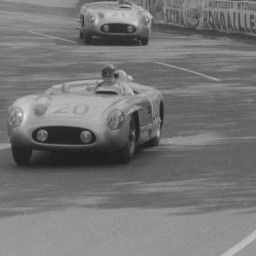
%> input picture visao_computacional/tp1/ferrari.jpg, 256 x 256 px
$ octave main_desfocamento.m   (GNU Octave 9; MATLAB toolbox functions it lacks are replaced by stand-ins)
%> lines starting %> are read from the running program, lines starting %| are printed output that depends on the picture; in (x1, y1, x2, y2) boxes, pixels count from 0 and x2, y2 are one past the last pixel; in counts of white or black regions, pixels touching at a corner belong together; the program's own positions count from 1
%> further down, originalImage is the input picture: size 256x256 uint8; min 20, max 240, mean 117.4
### visao_computacional/tp1/padimage.m
function Ipad = padimage( I, p )
%> called with p = 31
[h, w] = size(I);
%> h = 256; w = 256

%Pad edges
Ipad = zeros(h+2*p, w+2*p);

%para fazer pad com cor preta
%sz = size(I);
%Ipad = zeros([sz(1:2)+2*p size(I,3)], class(I));
%Ipad((1:sz(1))+p, (1:sz(2))+p, :) = I;
%----------------------------------------------------

%Meio
Ipad(p+1:p+h, p+1:p+w) = I;
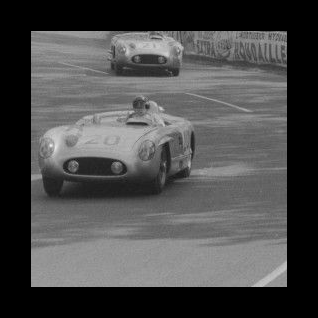
%> Ipad: size 318x318 double; min 0, max 240, mean 76.1

%Superior e Inferior
Ipad(1:p, p+1:p+w) = repmat(I(1,1:end), p, 1);
Ipad(p+h+1:end, p+1:p+w) = repmat(I(end,1:end), p, 1);

%Esquerda e Direita
Ipad(p+1:p+h, 1:p) = repmat(I(1:end,1), 1, p);
Ipad(p+1:p+h, p+w+1:end) = repmat(I(1:end,end), 1, p);

%Cantos
Ipad(1:p, 1:p) = I(1,1); %Superior-esquerdo
Ipad(1:p, p+w+1:end) = I(1,end); %Superior-direito
Ipad(p+h+1:end, 1:p) = I(end,1); %Inferior-esquerdo
Ipad(p+h+1:end,p+w+1:end) = I(end,end); %Inferior-direito
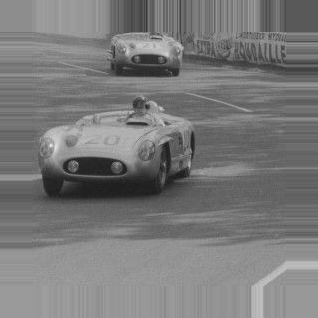
%> Ipad: size 318x318 double; min 20, max 240, mean 121.3

end

### visao_computacional/tp1/psfDesfocamento.m
function [value] = psfDesfocamento(X, Y, R)

    if (nargin ~= 1 && nargin ~= 2 && nargin ~= 3)
        disp ("Faltando parametro");
    end

    [sizeX, sizeY] = size(X);
    offset = floor(sizeX / 2) + 1;
    disp(offset)

    result = (X-offset).^2 + (Y-offset).^2;

    value = zeros (size (X), class (X));

    value(find(result <= R^2)) = (1 / (pi * (R^2)));

end

### visao_computacional/tp1/main_desfocamento.m

%Lê a imagem original do arquivo
originalImage = imread('ferrari.jpg');

%Recupera só um canal da imagem caso a imagem não esteja em tons de cinza
%originalImage = originalImage(:, :, 1);

%configurando plot
figure;
subplot(3,3,1);
imagesc(originalImage);
axis square;
colormap gray;
title('Imagem Original');
set(gca, 'XTick', [], 'YTick', []);

kernelPSFSize = 31;
kernelPSF = zeros(kernelPSFSize);

% [4 lines of commented-out code are left out]
R = 10;

m = kernelPSFSize/2;
[X, Y] = meshgrid(1:kernelPSFSize);

%Calculamos a função de espalhamento do ponto aqui
kernelPSF = psfDesfocamento(X, Y, R);

%Adicionamos um pad na imagem para evitar problemas nas bordas
originalImagePad = padimage(originalImage, kernelPSFSize);

%recuperamos a altura e largura da imagem original
[originalHeight, originalWidth] = size(originalImage);
%> originalHeight = 256; originalWidth = 256

%recuperamos a altura e largura da imagem com pad
[height, width] = size(originalImagePad);
%> height = 318; width = 318
%criamos a imagem do kernel com mesma altura e largura da imagem original
kernelImage = zeros(height, width);
%adicionamos o kernelPSF no início do kernelImagem. Poderia ser colocado no
%meio também ou no final
kernelImage(1:kernelPSFSize, 1:kernelPSFSize) = kernelPSF;
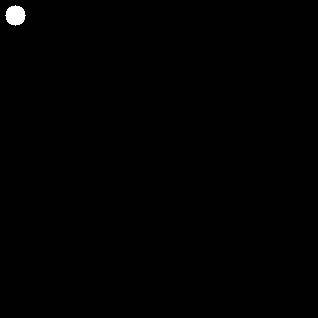
%> kernelImage: size 318x318 double; values 0 (black) and 0.00318 (white), 0.31% white; 1 white region, box (x1, y1, x2, y2) and area: (5, 5, 26, 26) 317

%convertemos a imagem para o domínio da frequência
fftImage = fft2(originalImagePad);
%convertemos o kernel para o domínio da frequência
fftKernel = fft2(kernelImage);

%recurso técnico para poder recuperar a imagem. Senão pode ocorrer divisão
%por zero
fftKernel(find(fftKernel == 0)) = 1e-6;

%aplicamos a multiplicação no domínio da frequência para obtermos a imagem
%borrada no domínio da frequência
fftBlurImage = fftImage.*fftKernel;

%desenhamos as imagens no domínio da frequência
subplot(3,3,2);
fftImageTemp = fftshift(fftImage);
fftImageTemp = abs(fftImageTemp);
fftImageTemp = log(fftImageTemp+1);
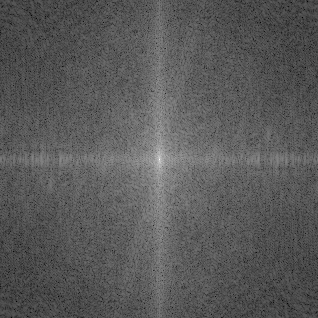
%> fftImageTemp: size 318x318 double; min 1.85, max 16.32, mean 6.95; drawn with min black and max white
imagesc(fftImageTemp);
axis square;
colormap gray;
title('Magnitude');
set(gca, 'XTick', [], 'YTick', []);

subplot(3,3,3);
imagesc(angle(fftshift(fftImage)),[-pi pi]);
axis square;
colormap gray
title('Fase')
set(gca, 'XTick', [], 'YTick', []);

subplot(3,3,5);
fftBlurImageToShow = fftshift(fftBlurImage);
fftBlurImageToShow = abs(fftBlurImageToShow);
fftBlurImageToShow = log(fftBlurImageToShow+1);
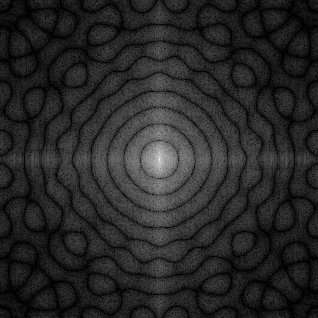
%> fftBlurImageToShow: size 318x318 double; min 0.000337, max 16.33, mean 2.53; drawn with min black and max white
imagesc(fftBlurImageToShow);
axis square;
colormap gray;
title('Magnitude');
set(gca, 'XTick', [], 'YTick', []);

subplot(3,3,6);
imagesc(angle(fftshift(fftBlurImage)),[-pi pi]);
axis square;
colormap gray
title('Fase')
set(gca, 'XTick', [], 'YTick', []);

%fazemos a Inverse Fast Fourier Transform para obter a imagem no domínio
%espacial
blurImage = ifft2(fftBlurImage);
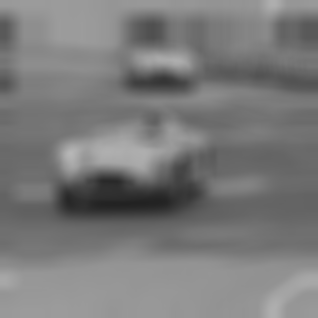
%> blurImage: size 318x318 double; min 34.61, max 183.3, mean 122.4

%Removemos o pad adicionado no início
blurImageUnpad = blurImage(kernelPSFSize+16:kernelPSFSize+originalHeight+15.5,kernelPSFSize+16:kernelPSFSize+originalWidth+15.5);

%figure;
subplot(3,3,4);
imagesc(blurImageUnpad);
axis square;
title('Desfocamento');
colormap gray;
set(gca, 'XTick', [], 'YTick', []);

%Tentando recuperar a imagem degradada
fftRecoverKernel = 1./fftKernel;
fftBlurImageToRecover = fft2(blurImage);
fftRecoverBlurImage = fftBlurImageToRecover.*fftRecoverKernel;
recoverImage = ifft2(fftRecoverBlurImage);
recoverImageUnpad = recoverImage(kernelPSFSize+1:kernelPSFSize+originalHeight,kernelPSFSize+1:kernelPSFSize+originalWidth);

subplot(3,3,7);
imagesc(recoverImageUnpad);
axis square;
title('Imagem Restaurada');
colormap gray;
set(gca, 'XTick', [], 'YTick', []);

subplot(3,3,8);
fftRecoverBlurImageToShow = fftshift(fftRecoverBlurImage);
fftRecoverBlurImageToShow = abs(fftRecoverBlurImageToShow);
fftRecoverBlurImageToShow = log(fftRecoverBlurImageToShow+1);
imagesc(fftRecoverBlurImageToShow);
axis square;
colormap gray;
title('Magnitude');
set(gca, 'XTick', [], 'YTick', []);

subplot(3,3,9);
imagesc(angle(fftshift(fftRecoverBlurImage)),[-pi pi]);
axis square;
colormap gray
title('Fase')
set(gca, 'XTick', [], 'YTick', []);
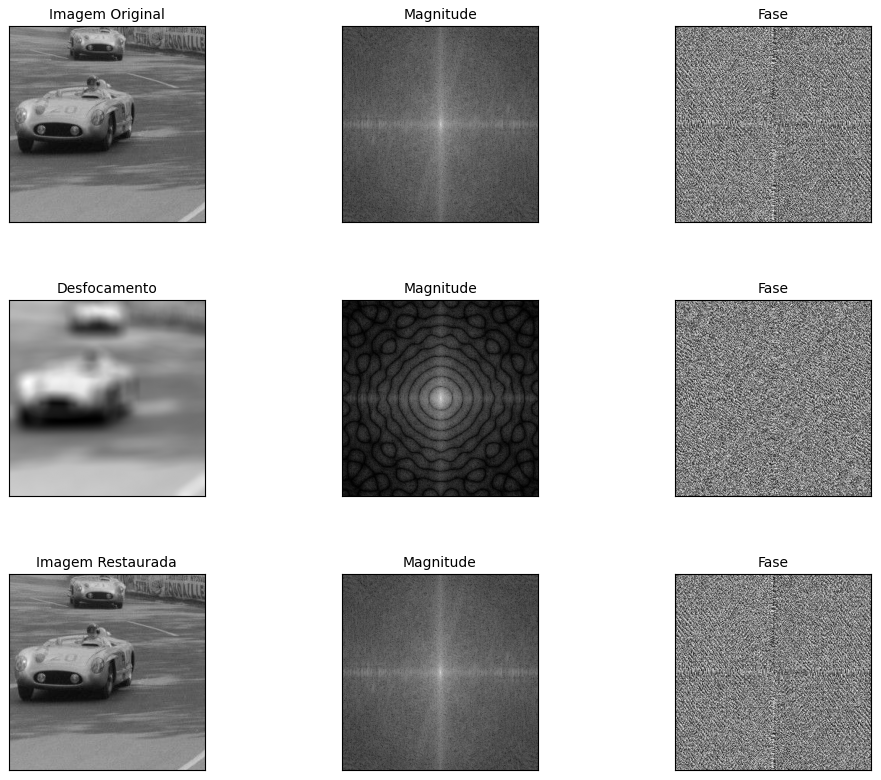
%> figure redrawn from the program's plot data, 9 panels

$ run again, with visao_computacional/tp1/cachorro.jpg copied over visao_computacional/tp1/ferrari.jpg
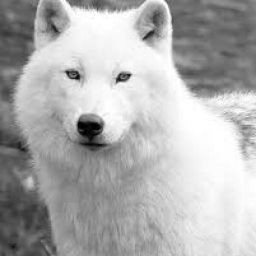
%> input picture visao_computacional/tp1/cachorro.jpg, 256 x 256 px
%> originalImage is the input picture: size 256x256 uint8; min 0, max 255, mean 174.8
%> kernelImage: size 318x318 double; values 0 (black) and 0.00318 (white), 0.31% white; 1 white region, box (x1, y1, x2, y2) and area: (5, 5, 26, 26) 317
%> `fftBlurImageToShow = log(fftBlurImageToShow+1);`:
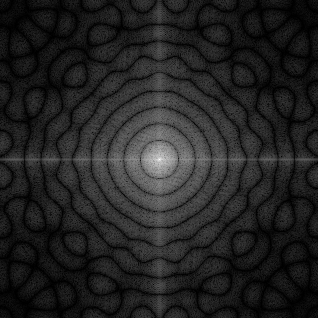
%> fftBlurImageToShow: size 318x318 double; min 0.000186, max 16.63, mean 2.28; drawn with min black and max white
%> `blurImageUnpad = blurImage(kernelPSFSize+16:kernelPSFSize+originalHeig..`:
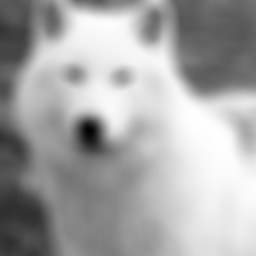
%> blurImageUnpad: size 256x256 double; min 24.07, max 257.1, mean 176.4; drawn with min black and max white
